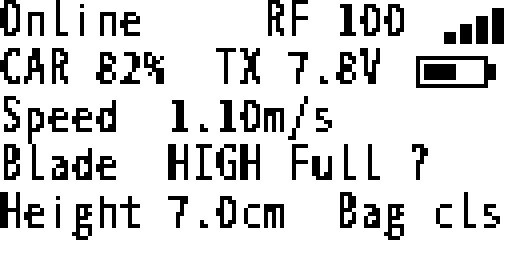
#> input picture variants/fs-i6x-en/preview/bag-closed.png, 512 x 256 px, given in place of home-online.png, which was not available
$ python render_previews.py
#> lines starting #> are read from the running program, lines starting #| are printed output that depends on the picture; after the words box and inside, x2 and y2 are one past the last pixel; in counts of white or black regions, pixels touching at a corner belong together
#!/usr/bin/env python3
"""Render actual host framebuffers as PNGs; no reconstructed UI or mock drawing."""
from pathlib import Path
from PIL import Image, ImageDraw

variant = Path(__file__).resolve().parent
preview = variant / "preview"
for path in sorted(preview.glob("*.pbm")):
    words = path.read_text().split()
    assert words[:3] == ["P1", "128", "64"] and len(words) == 8195, path
    assert set(words[3:]) <= {"0", "1"}, path
    frame = Image.new("L", (128, 64))
    frame.putdata([0 if pixel == "1" else 255 for pixel in words[3:]])
    frame.resize((512, 256), Image.NEAREST).save(path.with_suffix(".png"))

names = ["home-online", "bag-full", "bag-open", "home-offline", "home-fault",
         "maintenance", "debug-0", "debug-16", "confirm", "unlock-confirm",
         "battery-low", "battery-start-denied"]
sheet = Image.new("RGB", (1260, 1040), "#e9ece8")
draw = ImageDraw.Draw(sheet)
for i, name in enumerate(names):
    frame = Image.open(preview / (name + ".png")).resize((384, 192), Image.NEAREST)
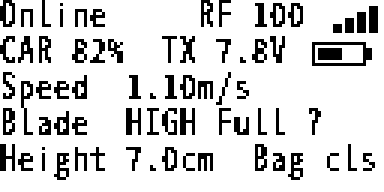
#> frame: PIL image 384x192 L; 83.9% white; 73 black regions (2 under 20 px), largest, box (x1, y1, x2, y2) and area: (312, 42, 372, 66) 504, (318, 48, 342, 60) 288, (21, 81, 33, 135) 270
    x, y = (i % 3) * 420 + 18, (i // 3) * 260 + 40
    sheet.paste(frame, (x, y))
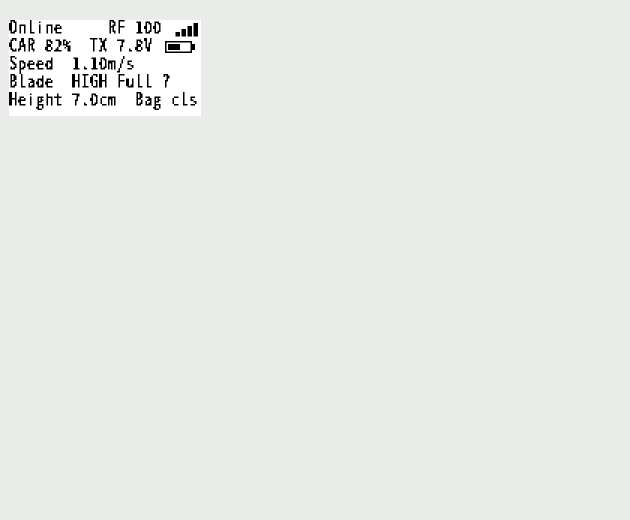
#> sheet: PIL image 1260x1040 RGB (shown at 1/2 size); mean R, G, B 231.9, 234.8, 231
    draw.text((x, y - 24), name, fill="#171c17")
#> pass 2 of the loop `for i, name in enumerate(names):`:
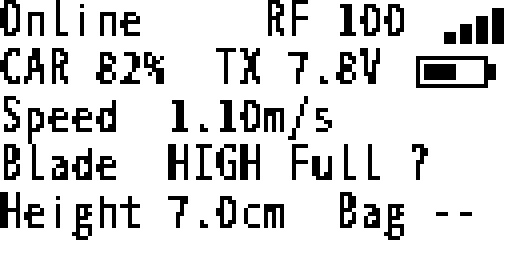
#> input picture variants/fs-i6x-en/preview/bag-command-unknown.png, 512 x 256 px, given in place of bag-full.png, which was not available
#> `frame = Image.open(preview / (name + ".png")).resize((384, 192), Image..`:
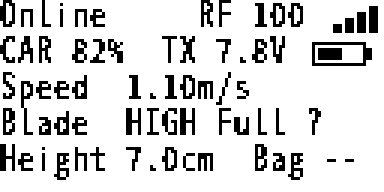
#> frame: PIL image 384x192 L; 84.2% white; 72 black regions (2 under 20 px), largest, box (x1, y1, x2, y2) and area: (312, 42, 372, 66) 504, (318, 48, 342, 60) 288, (21, 81, 33, 135) 270
#> `sheet.paste(frame, (x, y))`:
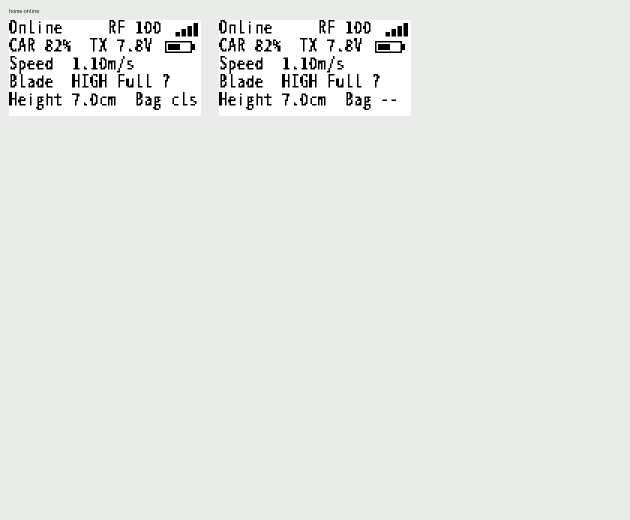
#> sheet: PIL image 1260x1040 RGB (shown at 1/2 size); mean R, G, B 230.9, 233.5, 230
#> (the run stopped early here; a loop or call above may not have finished)
